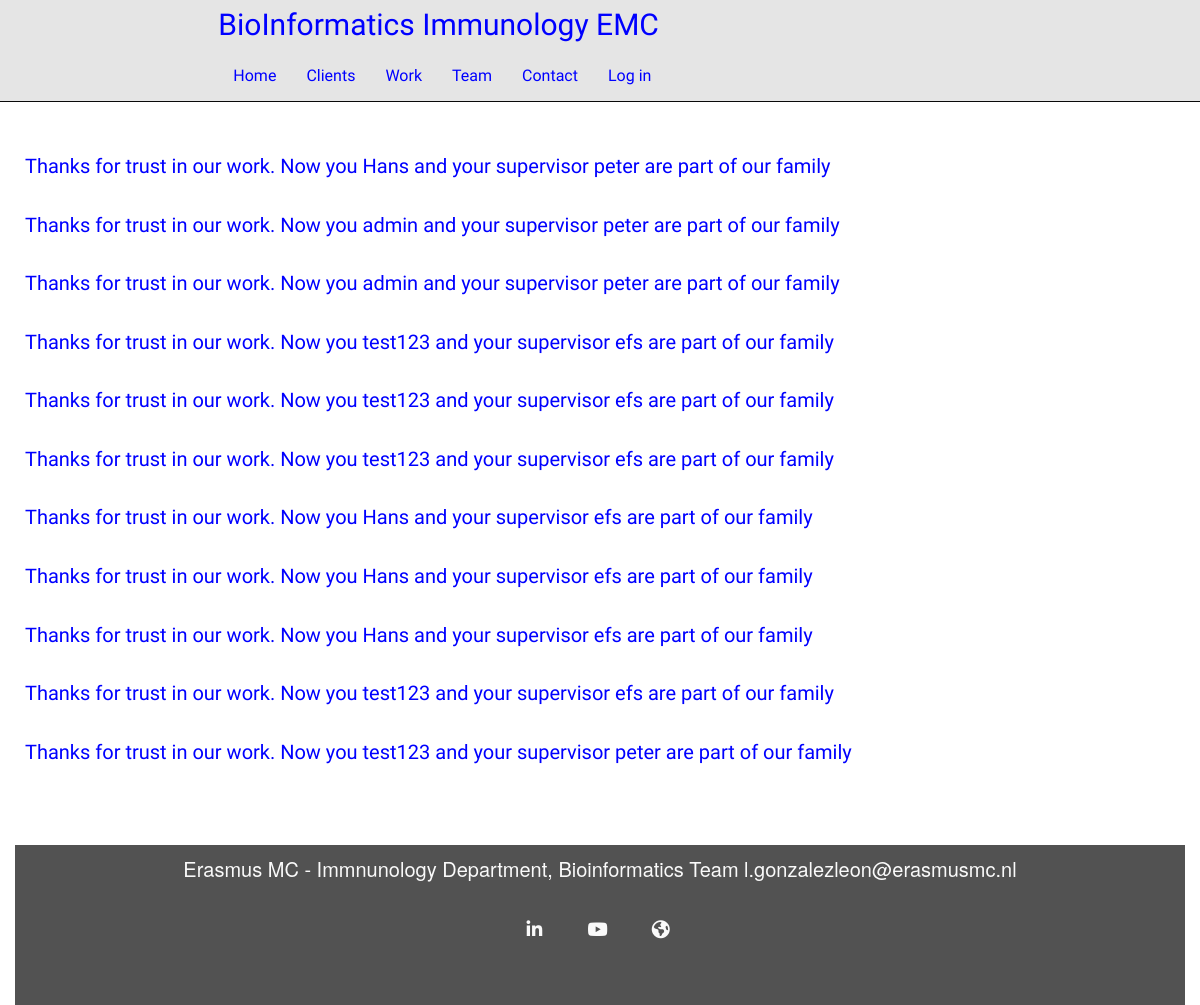
Before: /priority/client_submited/ with the older database file.
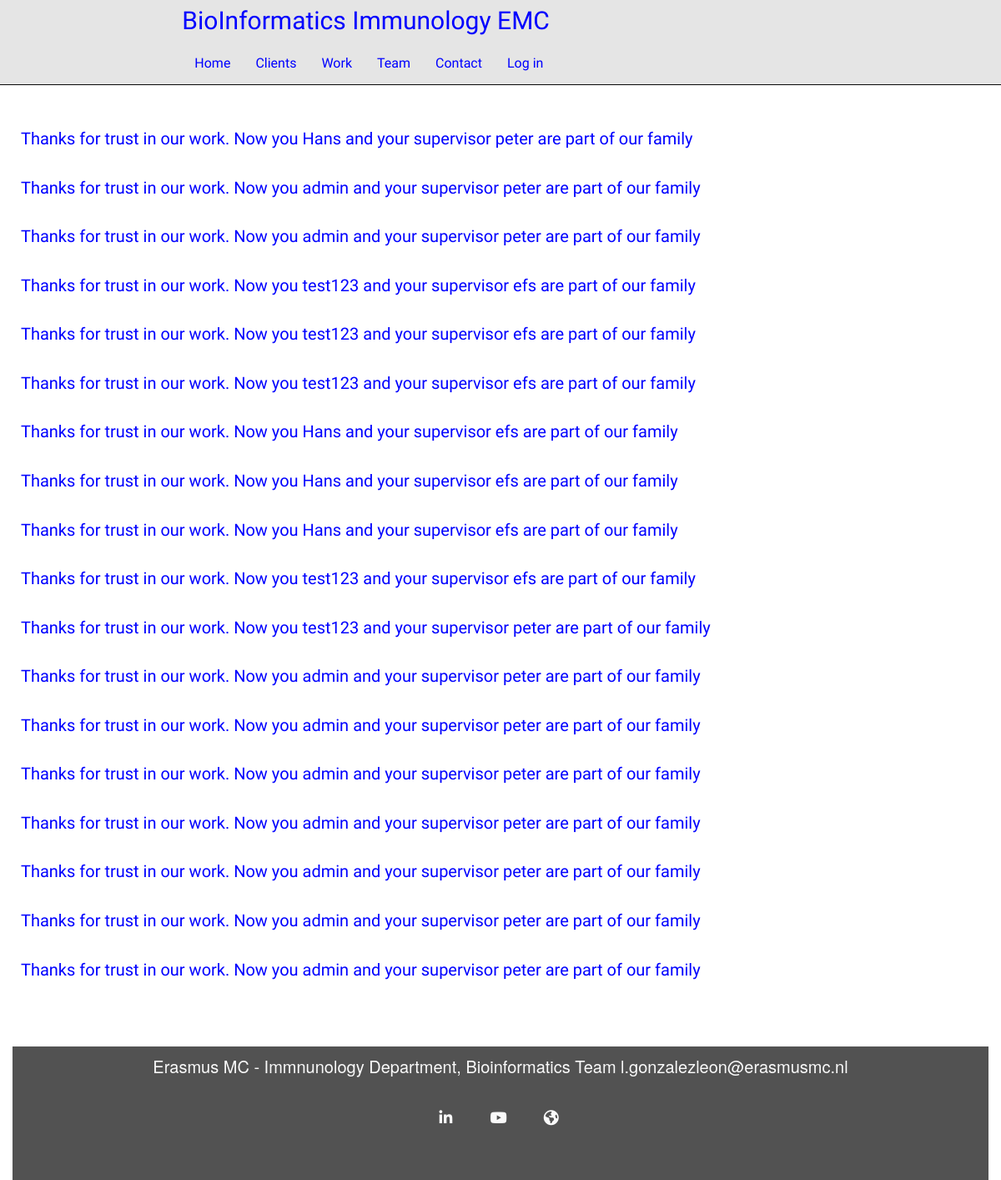
After: the same page with the newer database file.
### priority/models.py (models this page shows, shortened)
class Clients(models.Model):
    user = models.ForeignKey(User, on_delete=models.CASCADE)
    department = models.CharField('PI Department',max_length=30)
    supervisor = models.CharField('Project PI', max_length=20)
    project = models.CharField('Project name', max_length=100)

### priority/views.py (the view)
# urls.py: path('client_submited/', views.client_submited, name='client_submited'),
def client_submited(request):
    clients = Clients.objects.all()
    return render(request, 'client_submited.html', {'clients': clients})

### priority/templates/priority/client_submited.html (shortened to what this page needs)
{% extends "index.html" %}
{%  load staticfiles %}
{% load static from staticfiles %}
{% load bootstrap_tags %}
{% block content %}
	<div class="success-text">
    {% for item in clients %}
	  <p>
		  Thanks for trust in our work. Now you {{ item.user }} and your supervisor {{ item.supervisor }}
		  are part of our family
	  </p>
	{% endfor %}
	</div>
{% endblock %}

### templates/index.html (shortened to what this page needs)
{% load staticfiles%}
{% load static from staticfiles %}
{% load bootstrap_tags %}
<!DOCTYPE html>
<html lang="en">
<head>
	<link rel="stylesheet" href="https://maxcdn.bootstrapcdn.com/bootstrap/3.3.7/css/bootstrap.min.css"
        type="text/css"/>
	<link rel="stylesheet" href="https://maxcdn.bootstrapcdn.com/font-awesome/4.7.0/css/font-awesome.min.css"
        type="text/css"/>
	<link rel="stylesheet" href="https://cdnjs.cloudflare.com/ajax/libs/hover.css/2.1.1/css/hover-min.css"
        type="text/css"/>
	<link rel="stylesheet" href="{% static "css/style.css" %}" type="text/css"/>
</head>
<div>
  <div class="container">
    <nav class="navbar navbar-inverse navbar-fixed-top row">
      <div class="container col-xs-12 col-lg-8">
        <div class="navbar-header">
          <a class="navbar-brand" href="/lab/">BioInformatics Immunology EMC</a>
        </div>
        <div class="col-lg-2"></div>
        <div id="navbar" class="collapse navbar-collapse" aria-expanded="true" style="height: 1px;">
          <ul class="nav navbar-nav">
            <li class="#">
              <a href="/lab/" data-toggle="collapse" data-target=".navbar-collapse.in">Home</a>
            </li>
            {% if user.is_authenticated %}
            <li><a href="/requestform/job_request"> Analysis request</a> </li>
			<li><a href="/lab/job_status">JobUpdate</a></li>
            {% else %}
            <li><a href="/priority/clients_data"> Clients </a></li>
            <li><a href="/lab/work" data-toggle="collapse" data-target=".navbar-collapse.in">Work</a></li>
            <li><a href="/lab/team" data-toggle="collapse" data-target=".navbar-collapse.in">Team</a></li>
            <li><a href="/contact/contact" data-toggle="collapse" data-target=".navbar-collapse.in">Contact</a></li>
            {% endif %}
            {% if user.is_authenticated %}
            <li><a href="/users/logout" data-toggle="collapse" data-target=".navbar-collapse.in">Log out</a></li>
          	<li><a href="/cart/" data-toggle="collapse" data-target=".navbar-collapse.in">Cart</a></li>
            {% else %}
	        <li><a href="/users/login" data-toggle="collapse" data-target=".navbar-collapse.in">Log in</a></li>
           {% endif %}
          </ul>
        </div>
      </div>
    </nav>
	  {% block content %}{% endblock %}
  <footer class="container-fluid footer">
    <div class="row">
      <div class="col-xs-12">
        <p class="inline-block footer-middle">
          Erasmus MC - Immnunology Department, Bioinformatics Team
          l.gonzalezleon@erasmusmc.nl
        </p>
        <div class="col-xs-12 col-">
          <ul class="list-inline social-links">
            <li><a target="_blank" href="https://www.linkedin.com/in/leticia-g-leon-74027b17"><i
              class="fa fa-linkedin"></i></a></li>
            <li><a target="_blank" href="https://www.youtube.com/channel/UC40O2dR9H0LVFTqWWbAwDDQ"><i
              class="fa fa-youtube"></i></a></li>
            <li><a target="_blank"
                   href="https://www.google.com/maps/place/Erasmus+University+Medical+Center/@51.9108848,4.4656654,17z/data=!3m1!4b1!4m5!3m4!1s0x47c4349bd0000001:0x8491118325eb0fe6!8m2!3d51.9108848!4d4.4678541"><i
              class="fa fa-globe"></i></a></li>
          </ul>
        </div>
      </div>
    </div>
  </footer>
  </body>
</html>

### lab/static/css/style.css (style rules this page uses)
.navbar { font-family: "Exo", sans-serif; font-size: 16px; padding-left: 1em; }
.navbar-inverse { background-color: #e5e5e5; }
.navbar-inverse .navbar-nav > li > a { color: #fafafa; }
.navbar-inverse .navbar-brand { color: rgba(0, 0, 255, 1); font-family: "Exo", sans-serif; letter-spacing: normal; }
.navbar-brand { font-size: 12px; }
.navbar-inverse .navbar-nav > li > a { color: blue; }
p { padding-bottom: 1em; }
footer { font-size: smaller; background-color: #525252; color: #fafafa; min-height: 120px; text-align: center; }
.social-links { padding-bottom: 10px; }
.social-links li a i { width: 25px; height: 32px; font-size: 13px; line-height: 7px; text-align: center; color: #fafafa; transition: all 0.20s ease-in-out; -moz-transition: all 0.20s ease-in-out; -webkit-transition: all 0.20s ease-in-out; -o-transition: all 0.20s ease-in-out; }
.footer-middle { text-align: center; }
.success-text { padding-top: 3em; font-family: "Exo", sans-serif; font-weight: 200; color: blue; margin-top: 100px; margin-bottom: 20px; }
.container-fluid { margin-top: 5em; }
@media (min-width: 768px) { .navbar-brand { font-size: 30px; } }
@media (min-width: 768px) { p { font-size: 24px; margin: 10px 10px 10px 10px; text-align: justify; } }
@media (min-width: 768px) { .footer { min-height: 160px; max-width: 100%; } }
@media (min-width: 768px) { .social-links li a i { width: 50px; height: 60px; font-size: 18px; line-height: 14px; } }
@media (min-width: 768px) { .container { width: auto; } }
@media (min-width: 922px) { .container { width: auto; } }
@media (min-width: 922px) { .row { ; } }
@media (min-width: 922px) { p { font-size: 20px; } }

Changed rows visible on the page:
added Clients: user "admin", supervisor "peter"
added Clients: user "admin", supervisor "peter"
added Clients: user "admin", supervisor "peter"
added Clients: user "admin", supervisor "peter"
added Clients: user "admin", supervisor "peter"
added Clients: user "admin", supervisor "peter"
added Clients: user "admin", supervisor "peter"
